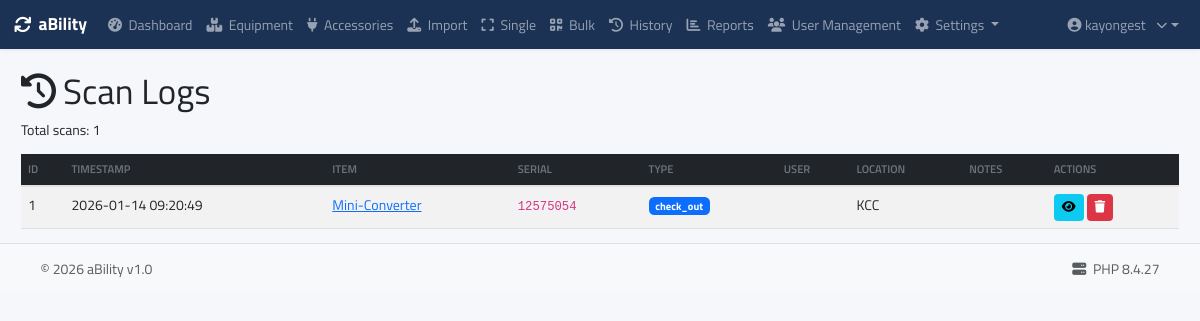
Screenshot of /view_scans.php (signed in) with the database file from the repository.
### tables this page shows
CREATE TABLE `scan_logs` (
  `id` int(11) NOT NULL,
  `user_id` int(11) NOT NULL,
  `technician_id` int(11) DEFAULT NULL,
  `request_id` int(11) DEFAULT NULL,
  `item_id` int(11) NOT NULL,
  `scan_type` varchar(20) NOT NULL DEFAULT 'scan',
  `scan_method` varchar(20) DEFAULT 'qrcode',
  `scanned_data` text DEFAULT NULL,
  `location` varchar(255) DEFAULT NULL,
  `notes` text DEFAULT NULL,
  `scan_timestamp` timestamp NOT NULL DEFAULT current_timestamp(),
  `created_at` timestamp NOT NULL DEFAULT current_timestamp(),
  `from_location` varchar(255) DEFAULT 'Stock',
  `to_location` varchar(255) DEFAULT NULL,
  `destination_address` text DEFAULT NULL,
  `transport_user` varchar(255) DEFAULT NULL,
  `user_contact` varchar(100) DEFAULT NULL,
  `user_department` varchar(100) DEFAULT NULL,
  `user_id_number` varchar(50) DEFAULT NULL,
  `vehicle_plate` varchar(20) DEFAULT NULL,
  `vehicle_type` varchar(50) DEFAULT NULL,
  `vehicle_description` text DEFAULT NULL,
  `transport_notes` text DEFAULT NULL,
  `expected_return` datetime DEFAULT NULL,
  `priority` enum('low','medium','high','urgent') DEFAULT 'medium'
);

CREATE TABLE `items` (
  `id` int(11) NOT NULL,
  `item_name` varchar(255) NOT NULL,
  `serial_number` varchar(100) NOT NULL,
  `category` varchar(100) DEFAULT NULL,
  `brand` varchar(100) DEFAULT NULL,
  `model` varchar(100) DEFAULT NULL,
  `department` varchar(50) DEFAULT NULL,
  `description` text DEFAULT NULL,
  `specifications` text DEFAULT NULL,
  `brand_model` varchar(255) DEFAULT NULL,
  `condition` varchar(20) DEFAULT 'good',
  `stock_location` varchar(255) DEFAULT NULL,
  `storage_location` varchar(255) DEFAULT NULL,
  `notes` text DEFAULT NULL,
  `quantity` int(11) DEFAULT 1,
  `status` varchar(20) DEFAULT 'available',
  `image` varchar(500) DEFAULT NULL,
  `qr_code` varchar(500) DEFAULT NULL,
  `created_at` datetime DEFAULT current_timestamp(),
  `updated_at` datetime DEFAULT current_timestamp() ON UPDATE current_timestamp(),
  `tags` varchar(500) DEFAULT NULL,
  `last_scanned` timestamp NULL DEFAULT NULL,
  `current_location` varchar(255) DEFAULT NULL
);

### view_scans.php (the view, shortened to what this page needs)
<?php
require_once 'views/partials/header.php';
try {
    $db = getDatabase();
    $conn = $db->getConnection();
    $sql = "SELECT
                sl.*,
                i.item_name,
                i.serial_number,
                i.category,
                i.status as item_status,
                u.username,
                u.full_name
            FROM scan_logs sl
            LEFT JOIN items i ON sl.item_id = i.id
            LEFT JOIN users u ON sl.user_id = u.id
            ORDER BY sl.scan_timestamp DESC";
    $result = $conn->query($sql);
    echo '<div class="container-fluid mt-4">';
    echo '<h1><i class="fas fa-history me-2"></i>Scan Logs</h1>';
    echo '<p>Total scans: ' . $result->num_rows . '</p>';
    if ($result->num_rows > 0) {
        echo '<div class="table-responsive">';
        echo '<table class="table table-striped table-hover">';
        echo '<thead class="table-dark">';
        echo '<tr>
                <th>ID</th>
                <th>Timestamp</th>
                <th>Item</th>
                <th>Serial</th>
                <th>Type</th>
                <th>User</th>
                <th>Location</th>
                <th>Notes</th>
                <th>Actions</th>
              </tr>';
        echo '</thead>';
        echo '<tbody>';
        while ($row = $result->fetch_assoc()) {
            $timestamp = date('Y-m-d H:i:s', strtotime($row['scan_timestamp']));
            $type_colors = [
                'check_in' => 'success',
                'check_out' => 'primary',
                'maintenance' => 'warning',
                'inventory' => 'info'
            ];
            $type_color = $type_colors[$row['scan_type']] ?? 'secondary';
            echo '<tr>';
            echo '<td>' . $row['id'] . '</td>';
            echo '<td>' . $timestamp . '</td>';
            echo '<td><a href="items/view.php?id=' . $row['item_id'] . '">' . htmlspecialchars($row['item_name']) . '</a></td>';
            echo '<td><code>' . htmlspecialchars($row['serial_number']) . '</code></td>';
            echo '<td><span class="badge bg-' . $type_color . '">' . $row['scan_type'] . '</span></td>';
            echo '<td>' . htmlspecialchars($row['full_name'] ?? $row['username']) . '</td>';
            echo '<td>' . htmlspecialchars($row['location'] ?? 'N/A') . '</td>';
            echo '<td>' . htmlspecialchars($row['notes'] ?? '') . '</td>';
            echo '<td>
                    <button class="btn btn-sm btn-info view-scan" data-id="' . $row['id'] . '">
                        <i class="fas fa-eye"></i>
                    </button>
                    <button class="btn btn-sm btn-danger delete-scan" data-id="' . $row['id'] . '">
                        <i class="fas fa-trash"></i>
                    </button>
                  </td>';
            echo '</tr>';
        }
        echo '</tbody>';
        echo '</table>';
        echo '</div>';
    } else {
        echo '<div class="alert alert-info">No scan logs found yet. Scan some items first!</div>';
    }
    echo '</div>';
} catch (Exception $e) {
    echo '<div class="alert alert-danger">Error: ' . htmlspecialchars($e->getMessage()) . '</div>';
}
require_once 'views/partials/footer.php';

### assets/css/styles.css (style rules this page uses)
:root { --primary: #324e8e; --secondary: #6c757d; --success: #28a745; --danger: ; font-size: 0.875em; margin-top: 0; --warning: #ffc107; --info: #17a2b8; --light: #f8f9fa; --dark: #343a40; --sidebar-width: 280px; --header-height: 56px; }
body { background-color: #f5f7fb; font-family: "Titillium Web", sans-serif; }
.table th { font-weight: 600; text-transform: uppercase; font-size: 0.8rem; color: var(--secondary); border-bottom: 2px solid #dee2e6; }

### rows the page displays
scan_logs: id "1", scan_timestamp "2026-01-14 09:20:49", item.item_name "Mini-Converter", item.serial_number "12575054", scan_type "check_out", location "KCC"

### other values shown
$_SESSION['username'] "kayongest"
$result->num_rows "1"
phpversion() "8.4.27"
